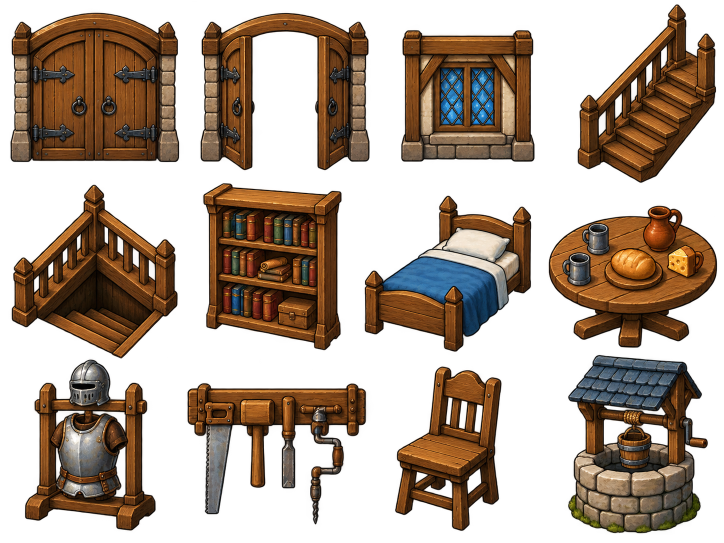
#> input picture assets/world/town/master.png, 1448 x 1086 px (shown at 1/2 size)
$ python extract-town-sprites.py
#> lines starting #> are read from the running program, lines starting #| are printed output that depends on the picture
from pathlib import Path
from PIL import Image
root=Path(__file__).resolve().parents[1]
im=Image.open(root/'assets/world/town/master.png').convert('RGBA')
#> im is the input picture: PIL image 1448x1086 RGBA; mean R, G, B, A 50.3, 33.5, 19.3, 119.9
frames={
 'door-closed':(12,5,365,350),'door-open':(390,5,750,350),'window':(790,40,1076,335),'stairs-up':(1140,0,1448,370),
 'stairs-down':(10,365,365,719),'bookshelf':(390,370,715,710),'bed':(720,380,1075,715),'table':(1090,375,1448,710),
 'armor':(35,712,340,1075),'tools':(370,740,745,1060),'chair':(770,715,1040,1080),'well':(1120,700,1430,1080)}
for name,box in frames.items():
 part=im.crop(box);bounds=part.getchannel('A').point(lambda a:255 if a>16 else 0).getbbox()
 if not bounds:raise ValueError(name)
 part=part.crop(bounds);size=64 if name=='window' else 96;part.thumbnail((size-8,size-8),Image.Resampling.LANCZOS)
 out=Image.new('RGBA',(size,size));out.alpha_composite(part,((size-part.width)//2,size-4-part.height));out.save(root/'assets/world/objects'/f'town-{name}.png')
#> this loop made 12 passes
#> bounds on passes 1 to 12: (8, 20, 347, 320), (11, 20, 350, 336), (12, 20, 280, 284), (15, 8, 293, 366), (13, 4, 346, 354), (15, 0, 294, 331), (9, 11, 343, 324), (7, 36, 345, 335), (14, 0, 277, 350), (4, 26, 363, 309), (20, 17, 234, 347), (16, 9, 296, 367)
#> pass 1, `part = im.crop(box)`:
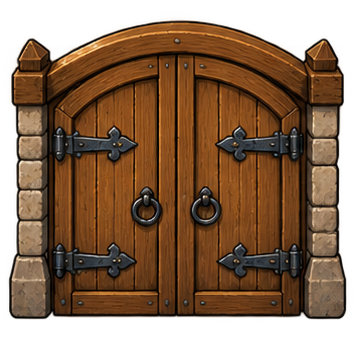
#> part: PIL image 353x345 RGBA; mean R, G, B, A 80.2, 50.4, 26.2, 189.4; transparent parts drawn white
#> pass 1, `part = part.crop(bounds)`:
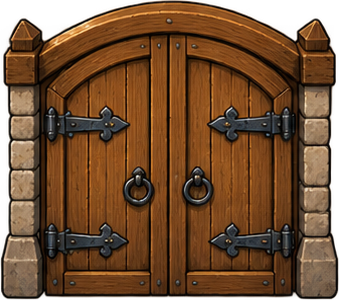
#> part: PIL image 339x300 RGBA; mean R, G, B, A 95.6, 60.1, 31.4, 226.8; transparent parts drawn white
#> pass 1, `out = Image.new('RGBA', (size, size))`:
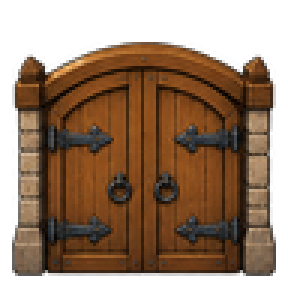
#> saved as town-door-closed.png: PIL image 96x96 RGBA (shown 3 times larger); mean R, G, B, A 70.3, 44.1, 23.2, 169; transparent parts drawn white
#> after the loop:
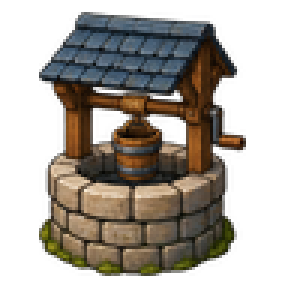
#> out: PIL image 96x96 RGBA (shown 3 times larger); mean R, G, B, A 43.5, 37.6, 29.8, 123; transparent parts drawn white
#> after the loop:
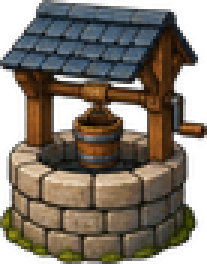
#> part: PIL image 69x88 RGBA (shown 3 times larger); mean R, G, B, A 66.1, 57.1, 45.3, 186.7; transparent parts drawn white
print('Extracted 12 alpha-padded town sprites from measured source bounds')

import shutil
shutil.copyfile(root/'assets/world/terrain/elderwood/stone.png',root/'assets/world/objects/town-floor-stone.png')
